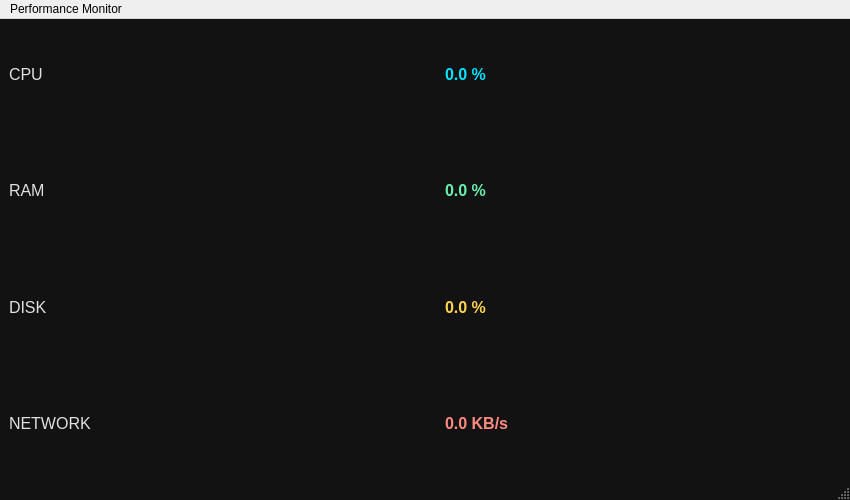
<?xml version="1.0" encoding="UTF-8"?>
<ui version="4.0">
 <class>MainWindow</class>

 <widget class="QMainWindow" name="MainWindow">
  <property name="geometry">
   <rect>
    <x>0</x>
    <y>0</y>
    <width>850</width>
    <height>500</height>
   </rect>
  </property>

  <property name="windowTitle">
   <string>Performance Monitor</string>
  </property>

  <!-- DARK THEME -->
  <property name="styleSheet">
   <string>
    QMainWindow {
        background-color: #121212;
    }

    QLabel {
        color: #E0E0E0;
        font-size: 16px;
    }

    QLabel#cpuLabel {
        color: #00E5FF;
        font-weight: bold;
    }

    QLabel#ramLabel {
        color: #69F0AE;
        font-weight: bold;
    }

    QLabel#diskLabel {
        color: #FFD54F;
        font-weight: bold;
    }

    QLabel#networkLabel {
        color: #FF8A80;
        font-weight: bold;
    }
   </string>
  </property>

  <widget class="QWidget" name="centralwidget">
   <layout class="QVBoxLayout" name="mainLayout">
    <item>
     <layout class="QGridLayout" name="gridLayout">
      <property name="horizontalSpacing">
       <number>40</number>
      </property>
      <property name="verticalSpacing">
       <number>25</number>
      </property>

      <!-- CPU -->
      <item row="0" column="0">
       <widget class="QLabel" name="label">
        <property name="text">
         <string>CPU</string>
        </property>
       </widget>
      </item>

      <item row="0" column="1">
       <widget class="QLabel" name="cpuLabel">
        <property name="text">
         <string>0.0 %</string>
        </property>
       </widget>
      </item>

      <!-- RAM -->
      <item row="1" column="0">
       <widget class="QLabel" name="label_2">
        <property name="text">
         <string>RAM</string>
        </property>
       </widget>
      </item>

      <item row="1" column="1">
       <widget class="QLabel" name="ramLabel">
        <property name="text">
         <string>0.0 %</string>
        </property>
       </widget>
      </item>

      <!-- DISK -->
      <item row="2" column="0">
       <widget class="QLabel" name="label_3">
        <property name="text">
         <string>DISK</string>
        </property>
       </widget>
      </item>

      <item row="2" column="1">
       <widget class="QLabel" name="diskLabel">
        <property name="text">
         <string>0.0 %</string>
        </property>
       </widget>
      </item>

      <!-- NETWORK -->
      <item row="3" column="0">
       <widget class="QLabel" name="label_4">
        <property name="text">
         <string>NETWORK</string>
        </property>
       </widget>
      </item>

      <item row="3" column="1">
       <widget class="QLabel" name="networkLabel">
        <property name="text">
         <string>0.0 KB/s</string>
        </property>
       </widget>
      </item>

     </layout>
    </item>
   </layout>
  </widget>

  <widget class="QMenuBar" name="menubar">
   <property name="geometry">
    <rect>
     <x>0</x>
     <y>0</y>
     <width>850</width>
     <height>21</height>
    </rect>
   </property>
   <widget class="QMenu" name="menuPerformance_Monitor">
    <property name="title">
     <string>Performance Monitor</string>
    </property>
   </widget>
   <addaction name="menuPerformance_Monitor"/>
  </widget>

  <widget class="QStatusBar" name="statusbar"/>

 </widget>

 <resources/>
 <connections/>
</ui>
